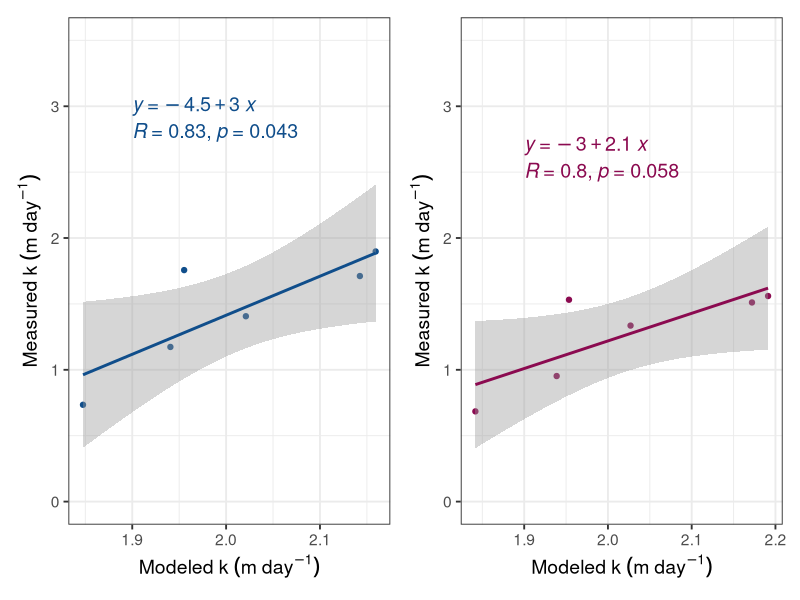
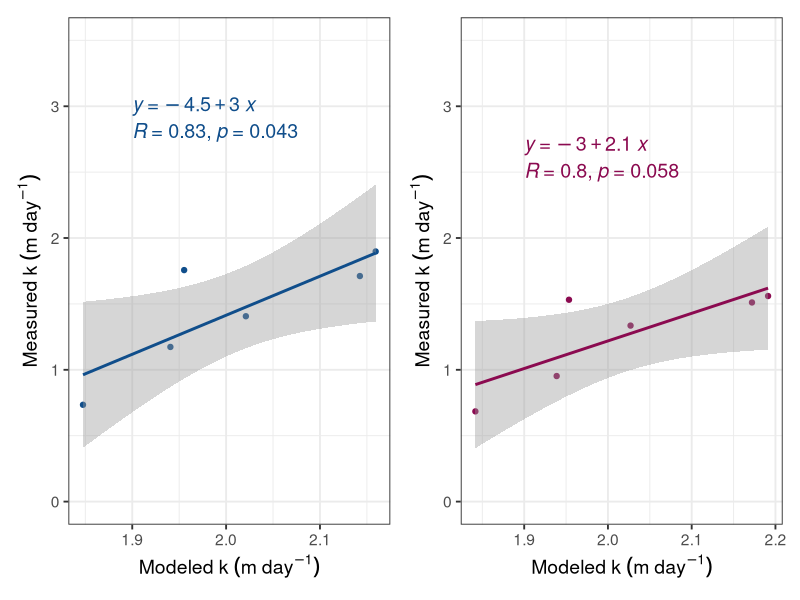

Generate these figures, in order, with R:
# Figure S2 K validation

# Compare modeled k values to measured k values

#load libraries
library(tidyverse)
library(dplyr)
library(ggpubr)
library(patchwork)


kvalues  <- read_csv("Data/k.csv")


# make fake data for the legend
legenddata <- data.frame(x=c(5,5),
                         y=c(10,10),
                         Gas=c(4,2))
a <- ggplot(kvalues)+
  geom_point(aes(x=k.co2.model, y=k600co2chamber), color="dodgerblue4")+
  geom_smooth(aes(x=k.co2.model, y=k600co2chamber), color="dodgerblue4", method='lm')+
  stat_regline_equation(aes(x=k.co2.model, y=k600co2chamber), label.x=1.9, label.y=3, color="dodgerblue4", size=5)+
  stat_cor(aes(x=k.co2.model, y=k600co2chamber), label.x=1.9, label.y=2.8, color="dodgerblue4", size=5)+
  ylim(0,3.5)+
  ylab(expression(Measured~k~(m~day^-1)))+
  xlab(expression(Modeled~k~(m~day^-1)))+
  theme_bw(base_size = 14)
b <- ggplot(kvalues)+
  geom_point(aes(x=k.ch4.model, y=k600ch4chamber), color="deeppink4")+
  geom_smooth(aes(x=k.ch4.model, y=k600ch4chamber), color="deeppink4", method='lm')+
  stat_regline_equation(aes(x=k.ch4.model, y=k600ch4chamber), label.x=1.9, label.y=2.7, color="deeppink4", size=5)+
  stat_cor(aes(x=k.ch4.model, y=k600ch4chamber), label.x=1.9, label.y=2.5, color="deeppink4", size=5)+
  ylim(0,3.5)+
  ylab(expression(Measured~k~(m~day^-1)))+
  xlab(expression(Modeled~k~(m~day^-1)))+
  theme_bw(base_size = 14)


a+b+
  plot_layout(guides ='collect')

ggsave("Figures/FigureS2.png", plot=last_plot())
